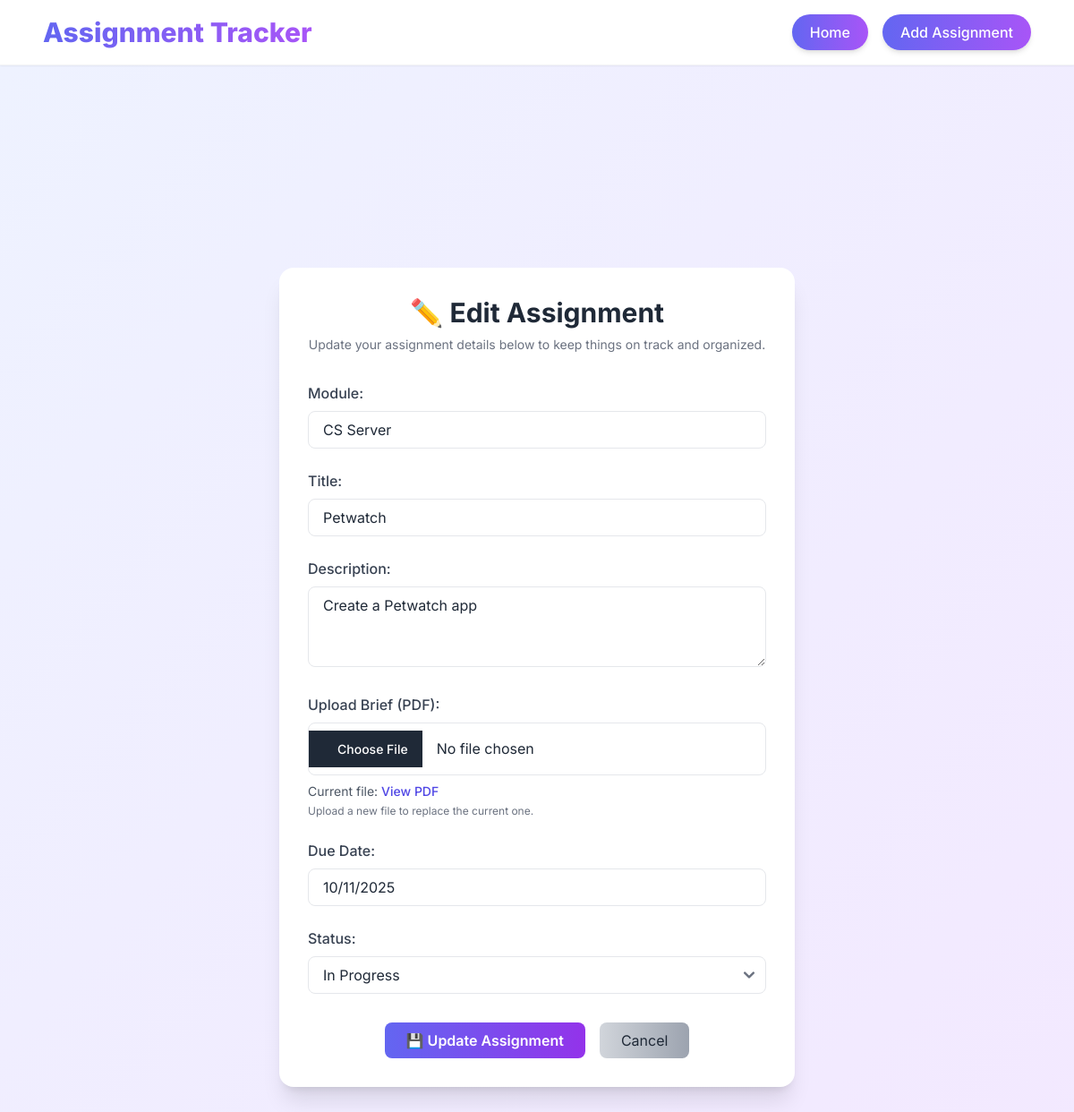
Screenshot of /index.php?action=edit&id=2 with the database file from the repository.
### tables this page shows
CREATE TABLE assignments (
            id INTEGER PRIMARY KEY AUTOINCREMENT,
            module TEXT NOT NULL,
            title TEXT NOT NULL,
            description TEXT,
            due_date TEXT NOT NULL,
            status TEXT DEFAULT 'To Do'
        , brief TEXT);

### Models/Database.php (called while the page is built)
<?php
class Database
{
    private static $dbInstance = null;
    public static function getInstance()
    {
        if (self::$dbInstance === null) {
            $dbPath = __DIR__ . '/../Database/assignments.db';
            self::$dbInstance = new PDO('sqlite:' . $dbPath);
            self::$dbInstance->setAttribute(PDO::ATTR_ERRMODE, PDO::ERRMODE_EXCEPTION);
        }
        return self::$dbInstance;
    }
}

### Models/AssignmentDataSet.php (called while the page is built, shortened)
<?php
require_once 'Database.php';
class AssignmentDataSet
{
    private $db;
    public function __construct()
    {
        $this->db = Database::getInstance();
    }
    public function getAssignmentById($id)
    {
        $sql = 'SELECT * FROM assignments WHERE id = :id';
        $stmt = $this->db->prepare($sql);
        $stmt->execute([':id' => $id]);
        return $stmt->fetch(PDO::FETCH_ASSOC);
    }
}

### Views/editAssignment.phtml (the view, shortened to what this page needs)
<?php require 'Views/template/header.phtml'; ?>
<div class="min-h-screen flex items-center justify-center bg-gradient-to-br from-indigo-50 to-purple-100 px-4">
    <div class="bg-white rounded-2xl shadow-xl w-full max-w-xl p-8 transform transition-all hover:shadow-2xl hover:scale-[1.02] duration-300">
        <h1 class="text-3xl font-bold text-gray-800 mb-2 text-center">✏️ Edit Assignment</h1>
        <p class="text-center text-gray-500 mb-8 text-sm">Update your assignment details below to keep things on track and organized.</p>
        <form method="POST" action="index.php?action=edit&id=<?= $assignment['id']; ?>" enctype="multipart/form-data">
            <div class="mb-6">
                <label for="module" class="block text-gray-700 font-medium mb-2">Module:</label>
                <input type="text" id="module" name="module" class="w-full border border-gray-200 rounded-lg px-4 py-2 focus:outline-none focus:ring-2 focus:ring-indigo-400 focus:border-indigo-400 transition"
                       value="<?= htmlspecialchars($assignment['module']); ?>" required>
            </div>
            <div class="mb-6">
                <label for="title" class="block text-gray-700 font-medium mb-2">Title:</label>
                <input type="text" id="title" name="title" class="w-full border border-gray-200 rounded-lg px-4 py-2 focus:outline-none focus:ring-2 focus:ring-indigo-400 focus:border-indigo-400 transition"
                       value="<?= htmlspecialchars($assignment['title']); ?>" required>
            </div>
            <div class="mb-6">
                <label for="description" class="block text-gray-700 font-medium mb-2">Description:</label>
                <textarea id="description" name="description" rows="3" class="w-full border border-gray-200 rounded-lg px-4 py-2 focus:outline-none focus:ring-2 focus:ring-indigo-400 focus:border-indigo-400 transition"><?= htmlspecialchars($assignment['description']); ?></textarea>
            </div>
            <div class="mb-6">
                <label for="brief" class="block text-gray-700 font-medium mb-2">Upload Brief (PDF):</label>
                <input type="file" id="brief" name="brief" accept="application/pdf"
                       class="w-full border border-gray-200 rounded-lg px-4 py-2 bg-white focus:outline-none focus:ring-2 focus:ring-indigo-400 transition">
                <?php if (!empty($assignment['brief'])): ?>
                    <p class="mt-2 text-sm text-gray-600">
                        Current file:
                        <a href="<?= htmlspecialchars($assignment['brief']); ?>" target="_blank" class="text-indigo-600 hover:text-indigo-800 font-medium">View PDF</a>
                    </p>
                <?php endif; ?>
                <p class="text-xs text-gray-500 mt-1">Upload a new file to replace the current one.</p>
            </div>
            <div class="mb-6">
                <label for="due_date" class="block text-gray-700 font-medium mb-2">Due Date:</label>
                <input id="due_date" name="due_date" type="text"
                       class="w-full rounded-lg border border-gray-200 px-4 py-2 focus:outline-none focus:ring-2 focus:ring-indigo-400 focus:border-indigo-400 transition"
                       placeholder="Select date"
                       value="<?= htmlspecialchars($assignment['due_date']); ?>" required>
            </div>
            <div class="mb-8">
                <label for="status" class="block text-gray-700 font-medium mb-2">Status:</label>
                <select id="status" name="status" class="w-full border border-gray-200 rounded-lg px-4 py-2 focus:outline-none focus:ring-2 focus:ring-indigo-400 focus:border-indigo-400 transition">
                    <option value="In Progress" <?= $assignment['status'] === 'In Progress' ? 'selected' : ''; ?>>In Progress</option>
                </select>
            </div>
            <div class="flex space-x-4 justify-center">
                <button type="submit" class="bg-gradient-to-r from-indigo-500 to-purple-600 hover:from-indigo-600 hover:to-purple-700 text-white font-semibold rounded-lg px-6 py-2 transition transform hover:scale-[1.05] focus:outline-none focus:ring-4 focus:ring-indigo-300">💾 Update Assignment</button>
                <a href="index.php" class="bg-gradient-to-r from-gray-300 to-gray-400 hover:from-gray-400 hover:to-gray-500 text-gray-800 rounded-lg px-6 py-2 transition transform hover:scale-[1.05] flex items-center justify-center focus:outline-none focus:ring-4 focus:ring-gray-300">Cancel</a>
            </div>
        </form>
    </div>
</div>
<link rel="stylesheet" href="https://cdn.jsdelivr.net/npm/flatpickr/dist/flatpickr.min.css">
<?php require 'Views/template/footer.phtml'; ?>

### css/style.css (style rules this page uses)
body { background: linear-gradient(135deg, #f5f7fa, #e4e7eb); font-family: 'Inter', sans-serif; color: #333; transition: background 0.3s ease; }
button, .btn { transition: all 0.25s ease-in-out; }

### Views/template/header.phtml (style rules this page uses)
body { font-family: 'Inter', sans-serif; background-color: #ffffff; }

### rows the page displays
assignments: module "CS Server", title "Petwatch", description "Create a Petwatch app", due_date "10/11/2025", status "In Progress"
